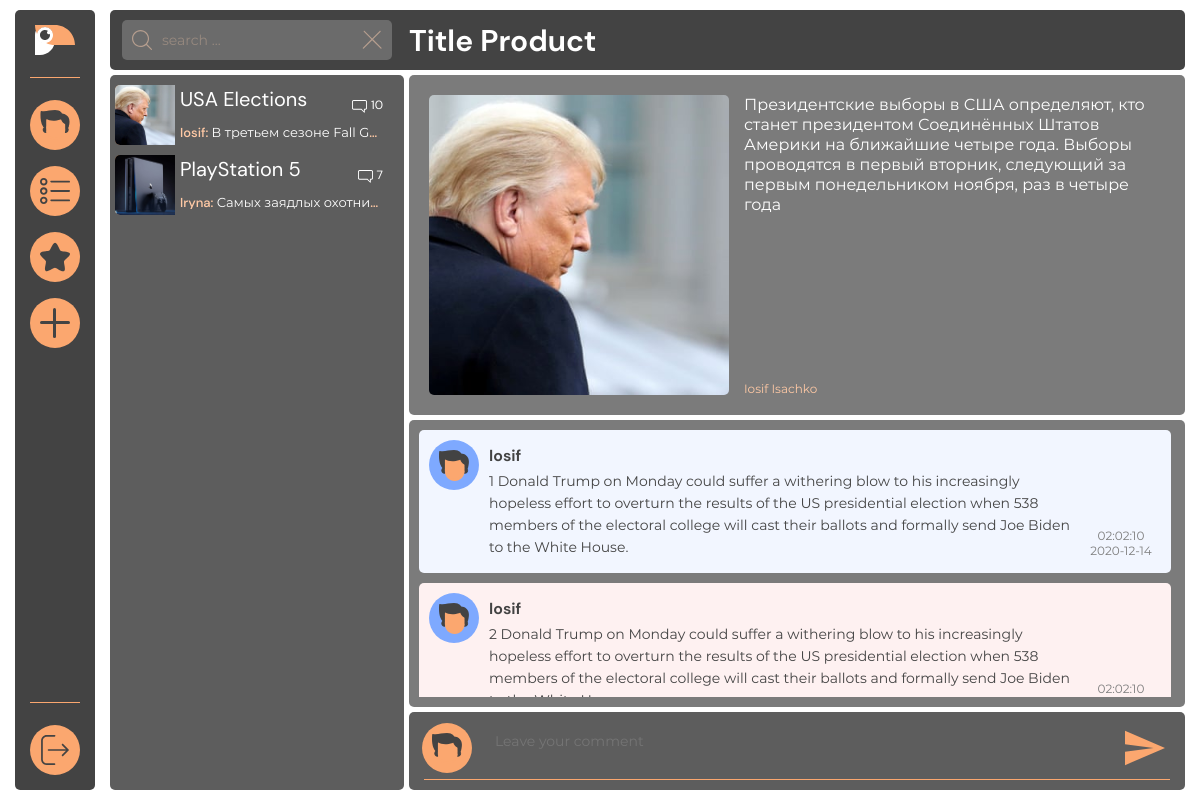
The page /?topic_id=2 (signed in) on the database its author committed.
### tables this page shows
CREATE TABLE `topics` (
  `id` int(11) NOT NULL,
  `person_id` int(11) NOT NULL,
  `title` varchar(100) NOT NULL,
  `description` varchar(255) NOT NULL,
  `img` varchar(100) NOT NULL
);

CREATE TABLE `users` (
  `id` int(11) NOT NULL,
  `username` varchar(100) NOT NULL,
  `password` varchar(250) NOT NULL,
  `fullname` varchar(100) NOT NULL,
  `email` varchar(100) NOT NULL,
  `phone` varchar(20) NOT NULL,
  `photo` varchar(250) NOT NULL
);

CREATE TABLE `comments` (
  `id` int(11) NOT NULL,
  `topic_id` int(11) NOT NULL,
  `person_id` int(11) NOT NULL,
  `comment` text NOT NULL,
  `date` datetime NOT NULL DEFAULT current_timestamp()
);

### particles/ws_person.php (the view, shortened to what this page needs)
<?php
include "configs/db.php";
?>
<?php
if (isset($_GET['topic_id'])) {
$sql_comments = "SELECT * FROM comments WHERE topic_id =" . $_GET['topic_id'];
$comments_result = mysqli_query($connect, $sql_comments);
$comments_number = mysqli_num_rows($comments_result);
$sql = "SELECT * FROM topics WHERE id =" . $_GET['topic_id'];
$result = mysqli_query($connect, $sql);
$topic = mysqli_fetch_assoc($result);
$query = "SELECT * FROM users WHERE id = " . $topic['person_id'];
$resultQuery = mysqli_query($connect, $query);
$contentAuthor = mysqli_fetch_assoc($resultQuery);
	?>
<div class="workspace__product">
	<?php echo "<div class=\"icon-300\"><img src='" . $topic['img'] . "' ></div>"; ?>
	<div class="product__content">
		<div class="content__text">
			<span>
				<?php
				echo $topic['description'];
				?>
			</span>
		</div>
		<div class="content__author">
			<a href="#"><span><?php echo $contentAuthor["fullname"]; ?></span></a>
		</div>
	</div>
</div>
<div class="workspace__comments">
	<ul class="comments__list">
	<?php
	$i=0;
	while ($i < $comments_number) {
	$comments = mysqli_fetch_assoc($comments_result);
	$username_sql = "SELECT * FROM users WHERE id =" . $comments['person_id'];
	$username = mysqli_query($connect, $username_sql);
	$username = mysqli_fetch_assoc($username);
	?>
		<li class="comment__item">
			<div class="comment">
				<div class="comment_person"><a href="#"><img src="assets/img/person_blue.svg" alt=""></a></div>
				<div class="comment_text">
					<span id="name">
						<?php
						echo $username['username'];
						?>
						</span>
					<span id="com">
						<?php
						echo $comments['comment'];
						?>
					</span>
				</div>
				<div class="comment_date">
					<span id="time">
						<?php
							$dateParse = preg_split('/ /', $comments['date'], -1, PREG_SPLIT_OFFSET_CAPTURE);
							echo $dateParse[1][0];
							echo '<br>';
							echo $dateParse[0][0];
						?>
					</span>
				</div>
			</div>
		</li>
	<?php
	$i++;
	}
	?>
	</ul>
</div>
<div class="workspace__post">
	<div class="post__content">
		<div class="icon-50 person">
			<img src="assets/img/person_orange.svg" alt="">
		</div>
		<?php
			if(isset($_GET["topic_id"]) && isset($_COOKIE["person_id"])) {
		?>
			<form id="form-comment" action="http://forum/actions/send.php" method="POST">
				<textarea placeholder="Leave your comment" name="comment"></textarea>
				<button class="icon-50 send" type="submit" name="send"><a><img src="assets/img/send.svg" alt=""></a></button>
			</form>
		<?php
			}
		?>
	</div>
	<div class="post__line">
		<hr>
	</div>
</div>
<?php
}
?>

### particles/products.php
<?php
include $_SERVER['DOCUMENT_ROOT'] . "/configs/db.php";
$sql = "SELECT topics.* FROM topics ORDER BY (SELECT count(*) FROM comments WHERE comments.topic_id = topics.id) DESC";
$result = mysqli_query($connect, $sql);
$topics_num = mysqli_num_rows($result);
?>
<nav class="content__products">
	<ul class="products__list">
		<?php
		$count = 1;
		while ($count <= $topics_num) {
			$topic = mysqli_fetch_assoc($result);
			echo "<a href='?topic_id=" . $topic["id"] . "'>";
				echo"<li class=\"products__item\">";
				echo "<div class=\"icon\"><img src='" . $topic['img'] . "' ></div>";
				echo "<div class=\"item__content\">";
				echo "<div class=\"item__title\">";
				echo "<span>" . $topic["title"] . "</span>";
				echo "<div class=\"item__message\">";
				echo "<div class=\"icon\"><img src=\"assets/img/mes.svg\"></div>";
				$sql_comments_num = "SELECT * FROM comments WHERE topic_id =" . $topic['id'];
				$sql_comments_num_result = mysqli_query($connect, $sql_comments_num);
				$comments_num = mysqli_num_rows($sql_comments_num_result);
				echo "<span>" . $comments_num . "</span>";
				$latest_comment = "SELECT * FROM comments WHERE topic_id =" . $topic['id'] ." ORDER BY id DESC LIMIT 1";
				$sql_comments_num_result = mysqli_query($connect, $latest_comment);
				$lat_com = mysqli_fetch_assoc($sql_comments_num_result);
				$latest_user = "SELECT * FROM users WHERE id =" . $topic['person_id'] ." ORDER BY ID DESC LIMIT 1";
				$sql_user_num_result = mysqli_query($connect, $latest_user);
				$lat_user = mysqli_fetch_assoc($sql_user_num_result);
				echo "</div>";
				echo "</div>";
				echo "<div class=\"item__about\">";
				echo "<span>" . $lat_user['username'] . ": <span>" . $lat_com['comment'] . "</span></span>";
				echo "</div>";
				echo "</div>";
				echo "</li>";
			echo "</a>";
			$count++;
		}
		?>
	</ul>
</nav>

### assets/css/null.css (style rules this page uses)
* { padding: 0; margin: 0; border: 0; }
html,body { height: 100%; width: 100%; font-size: 100%; line-height: 1; font-size: 14px; -ms-text-size-adjust: 100%; -moz-text-size-adjust: 100%; -webkit-text-size-adjust: 100%; }
*,*::before,*::after { -moz-box-sizing: border-box; -webkit-box-sizing: border-box; box-sizing: border-box; }
nav,footer,header,aside { display: block; }
input,button,textarea { font-family: 'Montserrat'; font-style: normal; font-weight: normal; }
button { cursor: pointer; }
a, a:visited { text-decoration: none; }
ul li { list-style: none; }
img { vertical-align: top; }

### rows shown on the page
topics: img (picture), title "USA Elections", comments_num "10", users.username "Iosif", comments.comment "В третьем сезоне Fall G…", description "Президентские выборы в США определяют, кто станет президентом Соединённых Штатов Америки на ближайшие четыре года. Выборы проводятся в первый вторник, следующий за первым понедельником ноября, раз в четыре года"
topics: img (picture), title "PlayStation 5", comments_num "7", users.username "Iryna", comments.comment "Самых заядлых охотни…"
users: fullname "Iosif Isachko"
comments: users.username "Iosif", comment "1 Donald Trump on Monday could suffer a withering blow to his increasingly hopeless effort to overturn the results of the US presidential election when 538 members of the electoral college will cast their ballots and formally send Joe Biden to the White House.", date "02:02:10", date "2020-12-14"
comments: users.username "Iosif", comment "2 Donald Trump on Monday could suffer a withering blow to his increasingly hopeless effort to overturn the results of the US presidential election when 538 members of the electoral college will cast their ballots and formally send Joe Biden…", date "02:02:10"
